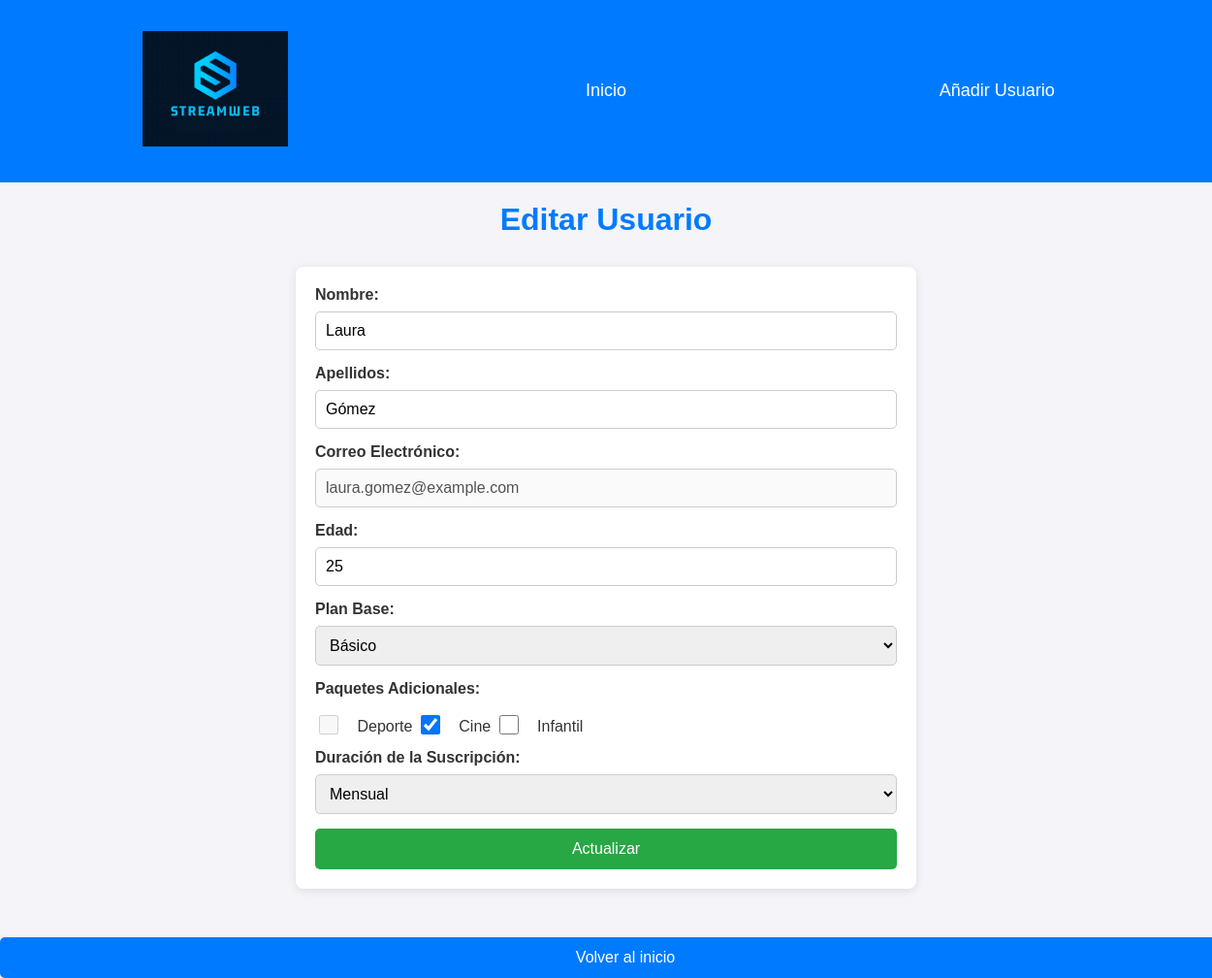
Page /editarusuario.php?id=2 on the committed database.
### tables this page shows
create table usuarios (
id int auto_increment primary key,
nombre varchar (100) not null,
apellidos varchar (100) not null,
email varchar (100) not null unique,
edad int not null,
plan_base enum('Básico', 'Estándar', 'Premium') not null,
paquete_deporte boolean default 0,
paquete_cine boolean default 0,
paquete_infantil boolean default 0,
tipo_suscripcion enum ('Mensual', 'Anual') not null
);

### editarusuario.php (the view, shortened to what this page needs)
<?php
include 'db.php';
if (isset($_GET['id'])) {
    $id = $_GET['id'];
    $stmt = $conexionsql->prepare("SELECT * FROM usuarios WHERE id = :id");
    $stmt->bindParam(':id', $id, PDO::PARAM_INT);
    $stmt->execute();
    $usuario = $stmt->fetch(PDO::FETCH_ASSOC);
}
?>
<!DOCTYPE html>
<html lang="es">
<head>
    <link rel="stylesheet" href="estiloeditar.css">
</head>
<body>
    <nav>
        <a href="index.php">
            <img src="STREAMWEB.png" alt="STREAMWEB" width="250" height="200">
        </a>
        <a href="index.php">Inicio</a>
        <a href="añadirusuario.php">Añadir Usuario</a>
    </nav>
    <h1>Editar Usuario</h1>
    <form method="POST">
        <label for="nombre">Nombre:</label>
        <input type="text" id="nombre" name="nombre" value="<?php echo htmlspecialchars($usuario['nombre']); ?>" required>
        <label for="apellidos">Apellidos:</label>
        <input type="text" id="apellidos" name="apellidos" value="<?php echo htmlspecialchars($usuario['apellidos']); ?>" required>
        <label for="email">Correo Electrónico:</label>
        <input type="email" id="email" name="email" value="<?php echo htmlspecialchars($usuario['email']); ?>" disabled>
        <label for="edad">Edad:</label>
        <input type="number" id="edad" name="edad" value="<?php echo htmlspecialchars($usuario['edad']); ?>" required>
        <label for="plan_base">Plan Base:</label>
        <select id="plan_base" name="plan_base" required>
            <option value="Básico" <?php if ($usuario['plan_base'] == 'Básico') echo 'selected'; ?>>Básico</option>
        </select>
        <label>Paquetes Adicionales:</label>
        <input type="checkbox" id="paquete_deporte" name="paquete_deporte" <?php if ($usuario['paquete_deporte']) echo 'checked'; ?> <?php if ($usuario['tipo_suscripcion'] == 'Mensual') echo 'disabled'; ?>> Deporte
        <input type="checkbox" id="paquete_cine" name="paquete_cine" <?php if ($usuario['paquete_cine']) echo 'checked'; ?>> Cine
        <input type="checkbox" id="paquete_infantil" name="paquete_infantil" <?php if ($usuario['paquete_infantil']) echo 'checked'; ?>> Infantil
        <br>
        <label for="tipo_suscripcion">Duración de la Suscripción:</label>
        <select id="tipo_suscripcion" name="tipo_suscripcion" required>
            <option value="Mensual" <?php if ($usuario['tipo_suscripcion'] == 'Mensual') echo 'selected'; ?>>Mensual</option>
        </select>
        <button type="submit">Actualizar</button>
    </form>
    <a href="index.php">Volver al inicio</a>
</body>
</html>

### estiloeditar.css (style rules this page uses)
body { font-family: Arial, sans-serif; margin: 0; padding: 0; background-color: #f4f4f9; color: #333; }
h1 { text-align: center; color: #007bff; margin-top: 20px; }
nav { background-color: #007bff; display: flex; justify-content: space-between; align-items: center; padding: 20px; }
nav a { color: white; text-decoration: none; font-size: 18px; margin: 0 15px; }
nav img { width: 150px; height: auto; border: none; }
form { width: 80%; max-width: 600px; margin: 30px auto; background-color: white; padding: 20px; border-radius: 8px; box-shadow: 0 2px 10px rgba(0, 0, 0, 0.1); }
form label { display: block; margin-bottom: 8px; font-weight: bold; }
form input, form select { width: 100%; padding: 10px; margin-bottom: 15px; border: 1px solid #ccc; border-radius: 5px; box-sizing: border-box; }
form input[type="number"], form input[type="email"], form input[type="text"] { font-size: 16px; }
form select { font-size: 16px; }
form input[type="checkbox"] { margin-top: 10px; margin-right: 15px; width: 20px; height: 20px; vertical-align: middle; }
form button { padding: 12px 20px; background-color: #28a745; color: white; border: none; border-radius: 5px; cursor: pointer; width: 100%; font-size: 16px; }
a { display: inline-block; text-decoration: none; background-color: #007bff; color: white; padding: 12px 20px; border-radius: 5px; text-align: center; width: 100%; font-size: 16px; margin-top: 20px; }

### rows in the picture
usuarios: nombre "Laura", apellidos "Gómez", email "laura.gomez@example.com", edad "25", plan_base "Básico", paquete_cine "☑", tipo_suscripcion "Mensual"
